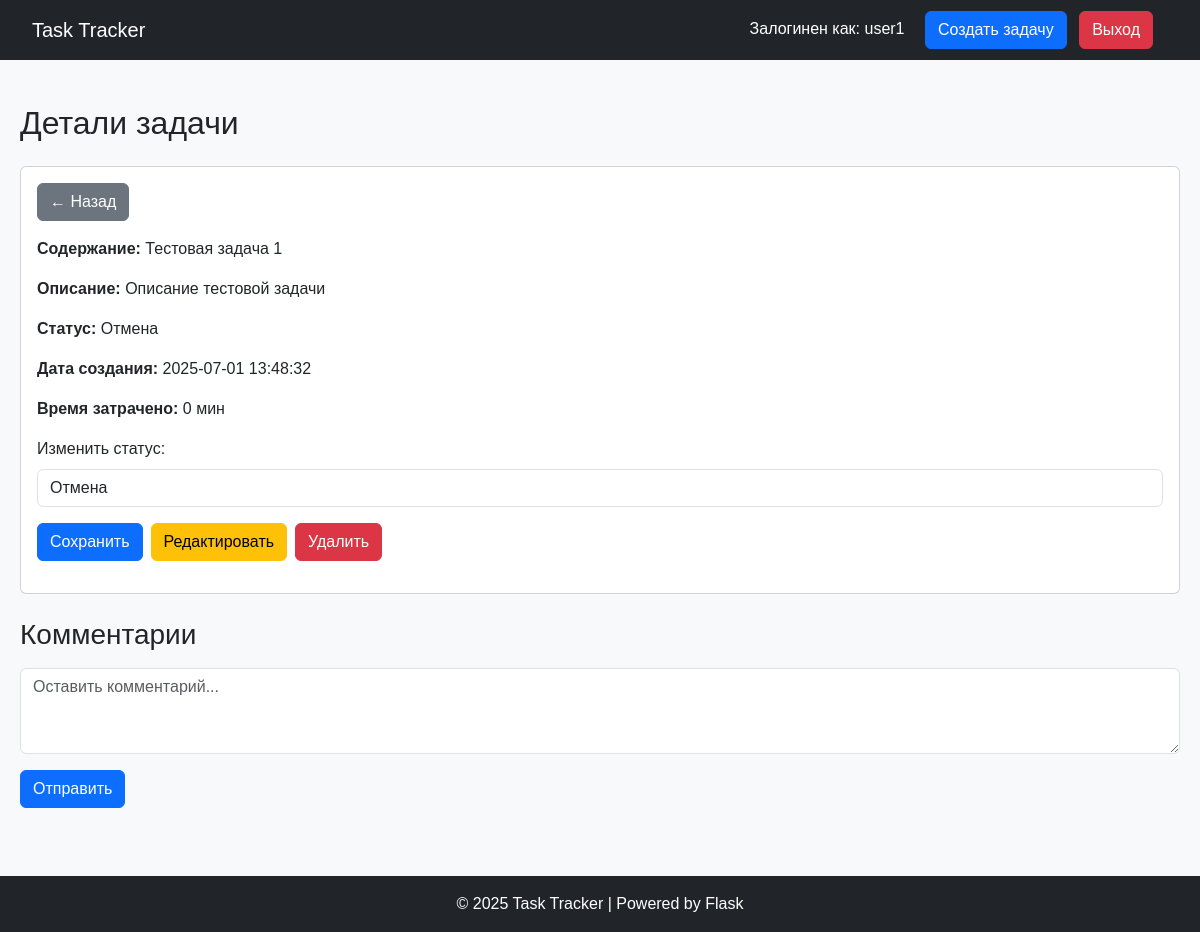
/task/9 (signed in), run on the app's committed database.
### tables this page shows
CREATE TABLE users (
                id INTEGER PRIMARY KEY AUTOINCREMENT,
                username TEXT UNIQUE NOT NULL,
                password TEXT NOT NULL,
                is_admin BOOLEAN DEFAULT 0
            );

CREATE TABLE tasks (
                id INTEGER PRIMARY KEY AUTOINCREMENT,
                content TEXT NOT NULL,
                description TEXT,
                done BOOLEAN NOT NULL DEFAULT 0,
                created_at DATETIME DEFAULT CURRENT_TIMESTAMP,
                time_spent INTEGER DEFAULT 0,
                user_id INTEGER NOT NULL, status TEXT DEFAULT "активно",
                FOREIGN KEY(user_id) REFERENCES users(id)
            );

### app.py (the view)
@app.route('/task/<int:task_id>')
@login_required
def task_detail(task_id):
    with sqlite3.connect(DB) as conn:
        cur = conn.cursor()
        cur.execute("""
            SELECT id, content, description, done, created_at, time_spent, status
            FROM tasks WHERE id = ? AND user_id = ?
        """, (task_id, current_user.id))
        task = cur.fetchone()
        if not task:
            return "Задача не найдена", 404
        cur.execute("""
            SELECT c.text, c.created_at, u.username
            FROM comments c
            JOIN users u ON c.user_id = u.id
            WHERE c.task_id = ?
            ORDER BY c.created_at DESC
        """, (task_id,))
        comments = cur.fetchall()
    return render_template('task_detail.html', task=task, comments=comments)

### app.py (called while the page is built)
@login_manager.user_loader
def load_user(user_id):
    with sqlite3.connect(DB) as conn:
        cur = conn.cursor()
        cur.execute("SELECT id, username, is_admin FROM users WHERE id=?", (user_id,))
        user_data = cur.fetchone()
        if user_data:
            return User(*user_data)
    return None

### templates/task_detail.html (shortened to what this page needs)
{% extends "base.html" %}
{% block content %}
<h2 class="mb-4">Детали задачи</h2>
<div class="card mb-4">
    <div class="card-body">
        <a href="{{ url_for('tasks') }}" class="btn btn-secondary mb-3">← Назад</a>
        <p><strong>Содержание:</strong> {{ task[1] }}</p>
        <p><strong>Описание:</strong> {{ task[2] or 'нет' }}</p>
        <p><strong>Статус:</strong> {{ task[6] }}</p>
        <p><strong>Дата создания:</strong> {{ task[4] }}</p>
        <p><strong>Время затрачено:</strong> {{ task[5] // 60 }} мин</p>
        <form method="post" action="{{ url_for('update_status', task_id=task[0]) }}">
            <div class="mb-3">
                <label for="status" class="form-label">Изменить статус:</label>
                <select name="status" id="status" class="form-control">
                    <option value="Отмена" {% if task[6] == 'Отмена' %}selected{% endif %}>Отмена</option>
                </select>
            </div>
            <div class="d-flex gap-2 mb-3">
                <button type="submit" class="btn btn-primary">Сохранить</button>
                <a href="{{ url_for('edit_task', task_id=task[0]) }}" class="btn btn-warning">Редактировать</a>
                <a href="{{ url_for('delete', task_id=task[0]) }}" class="btn btn-danger">Удалить</a>
            </div>
        </form>
    </div>
</div>
<h3 class="mb-3">Комментарии</h3>
<form method="post" action="{{ url_for('add_comment', task_id=task[0]) }}" class="mb-4">
    <div class="mb-3">
        <textarea name="comment" class="form-control" rows="3" placeholder="Оставить комментарий..." required></textarea>
    </div>
    <button type="submit" class="btn btn-primary">Отправить</button>
</form>
{% endblock %}

### templates/base.html (shortened to what this page needs)
<!DOCTYPE html>
<html lang="ru">
<head>
    <link href="https://cdn.jsdelivr.net/npm/bootstrap@5.3.0/dist/css/bootstrap.min.css"  rel="stylesheet">
    <link rel="stylesheet" href="{{ url_for('static', filename='style.css') }}">
</head>
<body class="d-flex flex-column min-vh-100">
<nav class="navbar navbar-expand-lg navbar-dark bg-dark">
    <div class="container-fluid">
        <a class="navbar-brand" href="{{ url_for('tasks') }}">Task Tracker</a>
        <div class="ms-auto">
            {% if current_user.is_authenticated %}
                <span class="text-white me-3">Залогинен как: {{ current_user.username }}</span>
                <a href="{{ url_for('create_task') }}" class="btn btn-primary me-2 btn-custom-size">Создать задачу</a>
                <a href="{{ url_for('logout') }}" class="btn btn-danger btn-custom-size">Выход</a>
            {% else %}
                <a href="{{ url_for('login') }}" class="btn btn-primary btn-sm me-2">Войти</a>
                <a href="{{ url_for('register') }}" class="btn btn-secondary btn-sm">Регистрация</a>
            {% endif %}
        </div>
    </div>
</nav>
<div class="container my-4 flex-grow-1">
    {% block content %}{% endblock %}
</div>
<footer class="bg-dark text-white text-center py-3 mt-auto">
    &copy; 2025 Task Tracker | Powered by Flask
</footer>
</body>
</html>

### static/style.css (style rules this page uses)
body { font-family: Arial, sans-serif; margin: 0; padding: 0; background-color: #f8f9fa; }
.container { max-width: 1200px; margin: 0 auto; padding: 20px; }
h1, h2, h3 { margin-top: 0; }
.navbar { background-color: #343a40; color: white; padding: 10px 20px; }
.navbar a { color: white; text-decoration: none; margin-right: 15px; }

### data on the page
users: username "user1"
tasks: content "Тестовая задача 1", description "Описание тестовой задачи", status "Отмена", created_at "2025-07-01 13:48:32", time_spent "0"
